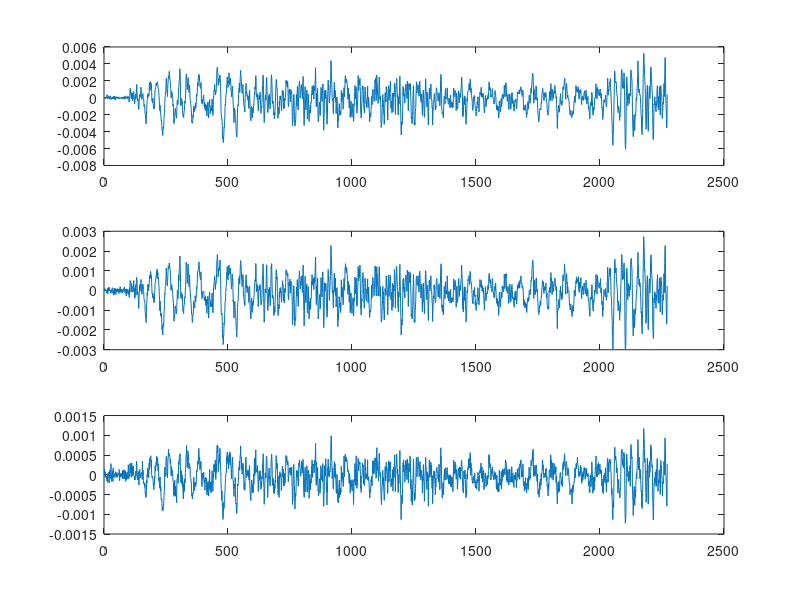

Write MATLAB code to recreate this figure.
% 将信号与不同开始时间对齐
% 许多测量涉及多个传感器异步采集的数据。如果您要集成信号，您必须同步它们。Signal Processing Toolbox™ 提供的一些函数可实现此目的。
% 例如，假设有一辆汽车经过一座桥。它产生的振动由位于不同位置的三个相同传感器进行测量。信号有不同到达时间。
% 将信号加载到 MATLAB® 工作区并进行绘图。


load relatedsig

ax(1) = subplot(3,1,1);
plot(s1)
ylabel('s_1')

ax(2) = subplot(3,1,2);
plot(s2)
ylabel('s_2')

ax(3) = subplot(3,1,3);
plot(s3)
ylabel('s_3')
xlabel('Samples')

linkaxes(ax,'x')

t21 = finddelay(s2,s1)
t31 = finddelay(s3,s1)
t32 = finddelay(s2,s3)

% 通过保持最早的信号不动并截除其他向量中的延迟来对齐信号。滞后需要加 1，因为 MATLAB® 使用从 1 开始的索引。
% 此方法使用最早的信号到达时间（即 s2 的到达时间）作为基准来对齐信号
axes(ax(1))
plot(s1(t21+1:end))

axes(ax(2))
plot(s2)

axes(ax(3))
plot(s3(t32+1:end))